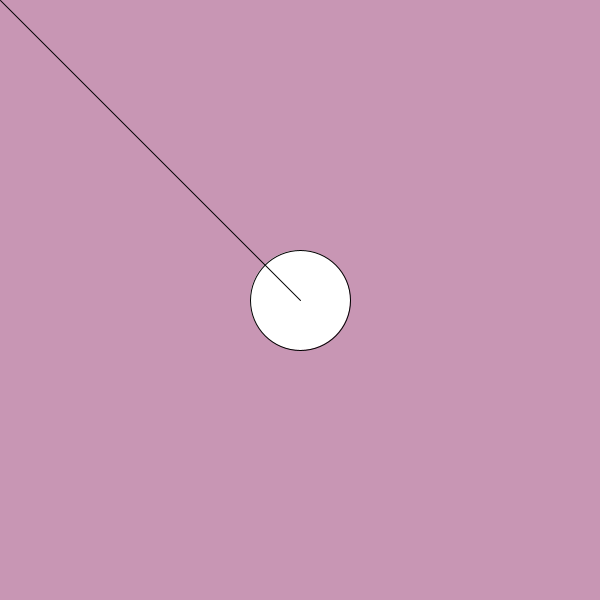
Frame 1 (no input)
Frame 60 (the mouse pressed at the canvas centre just before this capture): identical to frame 1, image omitted
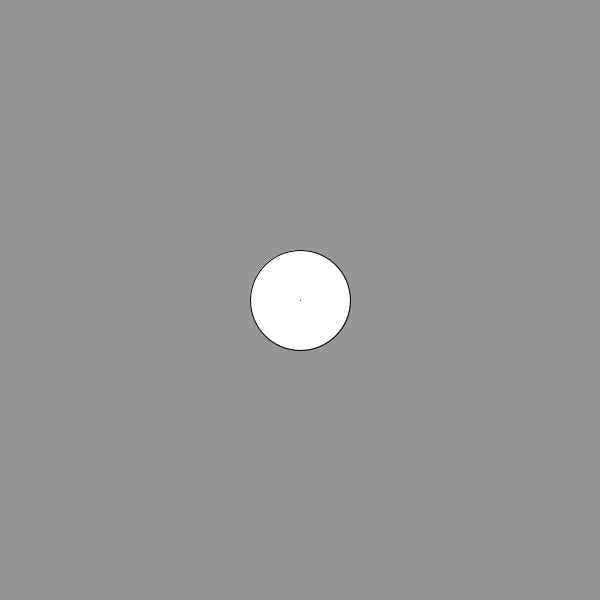
Frame 120 (the mouse held since frame 60 and released just before this capture)

The Processing sketch that drew these frames (run headless with seeded random() and noise(); from frame 60 on, the mouse is pressed at the canvas centre):

// Processing sketch: w03f_button2
// ── w03f_button2.pde
// code 1 week 3
// bryan ma

// button - second version

boolean buttonOn = true;

void setup() {
  size(600, 600);
}

void draw() {
  if (buttonOn) {
    background(200, 150, 180);
  } else {
    background(150);
  }

  ellipse(width/2, height/2, 100, 100);
  line(width/2, height/2, mouseX, mouseY);
}

void mousePressed() {
  float d = dist(width/2, height/2, mouseX, mouseY);
  if (d < 50) {
    buttonOn = !buttonOn;
  }
}
